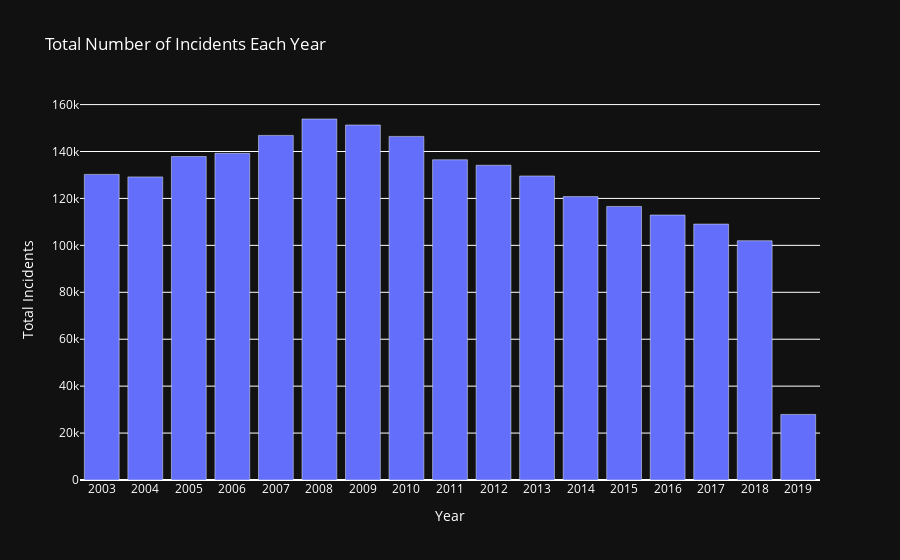

Write notebook code for a chart like this one.
### Code cell
# Clearly, crime was steadily decreasing between 2008-2018, but there was a sharp drop in 2019. If this dataset
# included 2020-2022, I would be curious to see if this decline continued, and how COVID affected it.

# Convert the "Occurred Date" column to datetime format
crime["Occurred Date"] = pd.to_datetime(crime["Occurred Date"])

# Extract the year from the "Occurred Date" column
crime["Year"] = crime["Occurred Date"].dt.year

# Group the data by year and count the occurrences
grouped = crime.groupby("Year").size().reset_index(name="Count")

# Create the bar plot
fig = go.Figure(data=[go.Bar(x=grouped["Year"].astype(str), y=grouped["Count"])])

# Set plot title and labels
fig.update_layout(
    title="Total Number of Incidents Each Year",
    xaxis=dict(title="Year"),
    yaxis=dict(title="Total Incidents"),
    plot_bgcolor="rgb(17, 17, 17)",
    paper_bgcolor="rgb(17, 17, 17)",
    font=dict(color="white")
)

# Display the plot
fig.show()

### Figure 1 — Plotly figure (JSON) as saved in the notebook; plotly's stock layout.template omitted (floating-point values rounded to 4 significant figures)
{"data": [{"type": "bar", "x": ["2003", "2004", "2005", "2006", "2007", "2008", "2009", "2010", "2011", "2012", "2013", "2014", "2015", "2016", "2017", "2018", "2019"], "y": [130245, 129179, 137859, 139223, 146866, 153854, 151293, 146439, 136486, 134140, 129565, 120773, 116589, 112922, 109072, 101969, 27944]}], "layout": {"font": {"color": "white"}, "paper_bgcolor": "rgb(17, 17, 17)", "plot_bgcolor": "rgb(17, 17, 17)", "title": {"text": "Total Number of Incidents Each Year"}, "xaxis": {"title": {"text": "Year"}}, "yaxis": {"title": {"text": "Total Incidents"}}}}
